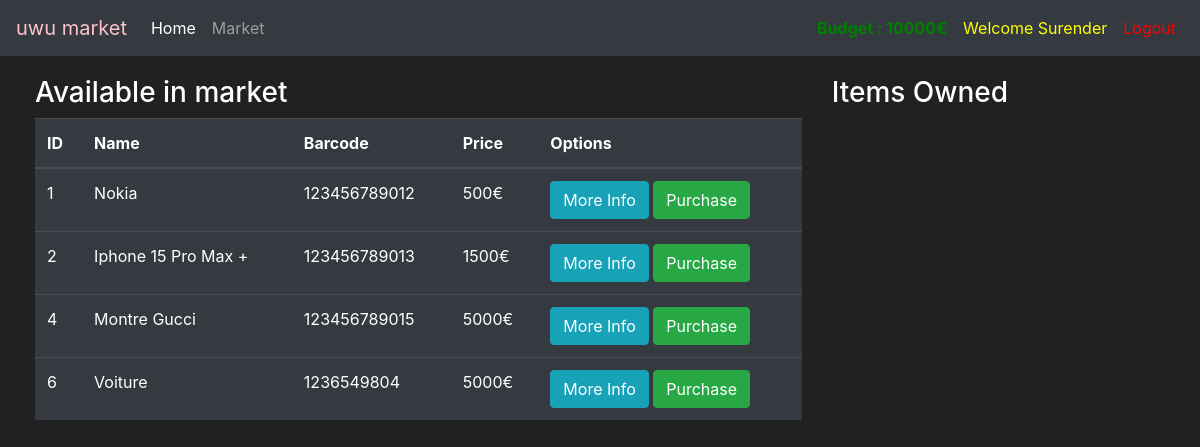
The app's page /market (signed in) with its own data.
### market/model.py (models this page shows, shortened)
class User(db.Model, UserMixin):
    id = db.Column(db.Integer(), primary_key = True)
    username = db.Column(db.String(length = 30),nullable = False, unique = True)
    email_address = db.Column(db.String(length = 50),nullable = False, unique = True)
    password_hash = db.Column(db.String(length = 60),nullable = False)
    budget = db.Column(db.Integer(),nullable = False, default = 10000)
    items = db.relationship("Item", backref = 'owned_user', lazy = True)
    @property
    def password(self):
        return self.password

class Item(db.Model):
    id = db.Column(db.Integer(),primary_key = True)
    name=db.Column(db.String(length=50),nullable=False, unique=True)
    barcode=db.Column(db.String(length=12),nullable=False, unique=True)
    price=db.Column(db.Integer(), nullable=False)
    description=db.Column(db.String(length=1024),nullable=False, unique=True)
    owner = db.Column(db.Integer, db.ForeignKey('user.id'))

### market/routes.py (the view, shortened to what this page needs)
@app.route("/market", methods=['GET', 'POST'])
@login_required
def market_page():
    purchase_form = PurchaseForm()
    sell_form = SellForm()
    if request.method == 'GET':
        owned_items = Item.query.filter_by(owner=current_user.id)
        return render_template('market.html', item_name=Item.query.filter_by(owner=''), purchase_form = purchase_form, owned_items=owned_items, sell_form=sell_form)

### market/model.py (called while the page is built)
@login_manager.user_loader
def load_user(user_id):
    return User.query.get(int(user_id))

### market/templates/market.html (shortened to what this page needs)
{% extends 'base.html' %}
{% block content %}
<div class="row" style="margin-top: 20px; margin-left: 20px;">
  <div class="col-8">
    <h3>Available in market</h3>
    <table class="table table-hover table-dark">
      <thead>
        <tr>
          <th>ID</th>
          <th>Name</th>
          <th>Barcode</th>
          <th>Price</th>
          <th>Options</th>
        </tr>
      </thead>
      <tbody>
        {% for item in item_name %}
        <tr>
          <td>{{ item.id }}</td>
          <td>{{ item.name }}</td>
          <td>{{ item.barcode }}</td>
          <td>{{ item.price }}€</td>
          <td>
            <button class="btn btn-outline btn-info" data-toggle="modal" data-target="#infoModal-{{item.id}}">More Info</button>
            <button class="btn btn-outline btn-success" data-toggle="modal" data-target="#purchaseModal-{{item.id}}">Purchase</button>
          </td>
        </tr>
        {% endfor %}
      </tbody>
  </table>
</div>
<div class="col-4">
  <h3>Items Owned</h3>
</div>
{% endblock %}

### market/templates/base.html (shortened to what this page needs)
<!doctype html>
<html lang="en">
<head>
  <link rel="stylesheet" href="https://cdn.jsdelivr.net/npm/bootstrap@4.4.1/dist/css/bootstrap.min.css"
>
</head>
<body>
  <nav class="navbar navbar-expand-md navbar-dark bg-dark">
    <a class="navbar-brand" href="#" style="color: pink;">uwu market</a>
    <div class="collapse navbar-collapse" id="navbarNav">
      <ul class="navbar-nav mr-auto">
        <li class="nav-item active">
          <a class="nav-link" href="{{ url_for('home_page') }}">Home <span class="sr-only">{current}</span></a>
        </li>
        <li class="nav-item">
          <a class="nav-link" href="{{ url_for('market_page') }}">Market</a>
        </li>
      </ul>
        {% if current_user.is_authenticated %}
        <ul class="navbar-nav">
          <li class="nav-item">
            <a class="nav-link" style="color: green; font-weight: bold;">Budget : {{ current_user.budget }}€</a>
          </li>
          <li class="nav-item">
            <a class="nav-link" style="color: yellow">Welcome {{ current_user.username }}</a>
          </li>
          <li class="nav-item">
            <a class="nav-link" style="color: red;" href="{{ url_for('logout_page') }}">Logout</a>
          </li>
        </ul>
        {% endif %}
    </div>
  </nav>
  {% block content %}
  {% endblock %}
</body>
</html>

### market/templates/base.html (style rules this page uses)
body { background-color: #212121; color: white; }

### records on screen
User: username "Surender"
Item: id "1", name "Nokia", barcode "123456789012", price "500"
Item: id "2", name "Iphone 15 Pro Max +", barcode "123456789013", price "1500"
Item: id "4", name "Montre Gucci", barcode "123456789015", price "5000"
Item: id "6", name "Voiture", barcode "1236549804", price "5000"
